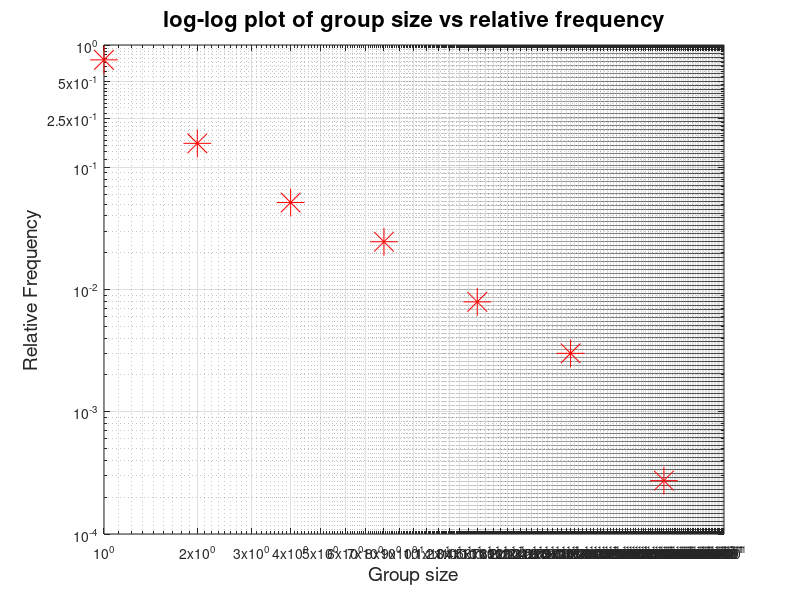

MATLAB code for this plot:
close all;
clear
load('sim_friends_with20reps');
i = 0;
hrange2 = [];
hrange2(1) = 1;
h = 0;


while h < 100
    i = i + 1;
    h = 2^i;
    hrange2 = [hrange2 h]; %for our histogram
end

histur = hist(result,hrange2);
nhistur = histur/sum(histur); %frequency distribution 

if nhistur(end) == 0
    nhistur = nhistur(1:end-1);
    hrange2 = hrange2(1:end-1);
end


figure2 = figure('position', [0, 0, 700, 500]);
loglog(hrange2,nhistur,'r*','markersize',20)
hold on
grid on
%p = polyfit(log(hrange), log(nhistur), 1);
%y_hat = exp(p(1) * log(hrange) + p(2));
%loglog(hrange, y_hat,'r')
xlabel('Group size','FontSize',14)
set(gca, 'XTick', hrange)
set(gca, 'YTick', [0.0001 0.001 0.01 0.1 0.25 0.5 1])
ylabel('Relative Frequency','FontSize',14)
title({'log-log plot of group size vs relative frequency'}, 'FontSize', 16)
saveas(figure2,'loglogdr.png');
%}